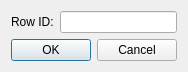
<?xml version="1.0" encoding="UTF-8"?>
<ui version="4.0">
 <class>GetRowIDDialog</class>
 <widget class="QWidget" name="GetRowIDDialog">
  <property name="geometry">
   <rect>
    <x>0</x>
    <y>0</y>
    <width>174</width>
    <height>69</height>
   </rect>
  </property>
  <property name="windowTitle">
   <string>Enter row id…</string>
  </property>
  <layout class="QVBoxLayout">
   <item>
    <layout class="QHBoxLayout">
     <item>
      <widget class="QLabel" name="label">
       <property name="text">
        <string>Row ID:</string>
       </property>
       <property name="buddy">
        <cstring>lineEdit</cstring>
       </property>
      </widget>
     </item>
     <item>
      <widget class="QLineEdit" name="lineEdit"/>
     </item>
    </layout>
   </item>
   <item>
    <widget class="QDialogButtonBox" name="buttonBox">
     <property name="orientation">
      <enum>Qt::Horizontal</enum>
     </property>
     <property name="standardButtons">
      <set>QDialogButtonBox::Cancel|QDialogButtonBox::Ok</set>
     </property>
    </widget>
   </item>
  </layout>
 </widget>
 <tabstops>
  <tabstop>lineEdit</tabstop>
 </tabstops>
 <resources/>
 <connections/>
</ui>
